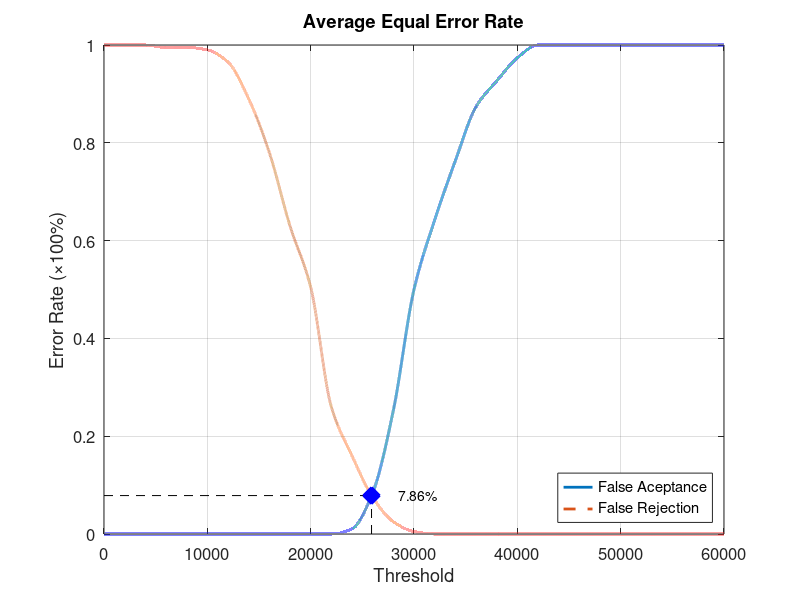
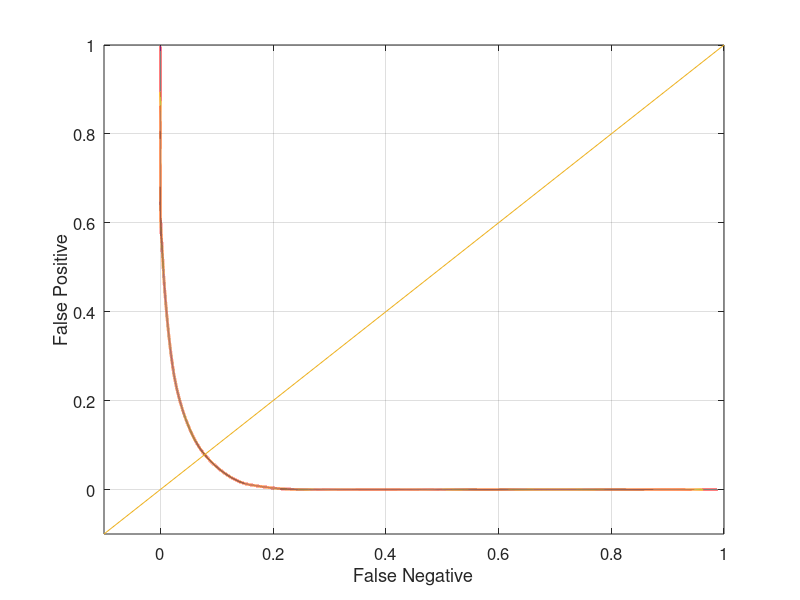

Write the MATLAB code that produced these figures, in order.
function yEER = Database1_3
close all;
clear;
clc;
x = 0:2000:60000;
xq = 0:0.5:60000;

y0 = [0 0 0 0 0 0 0 0 0 0 0 0 0.0105263 0.0842105 0.252632 0.5 0.642105 0.763158 0.873684 0.926316 0.973684 1 1 1 1 1 1 1 1 1 1];
yy0 = interp1(x, y0, xq, 'pchip');
y1 = [1 1 1 0.995 0.995 0.99 0.965 0.89 0.78 0.63 0.505 0.26 0.16 0.075 0.025 0.005 0 0 0 0 0 0 0 0 0 0 0 0 0 0 0];
yy1 = interp1(x, y1, xq, 'pchip');

% Calculating EER: 
y2 = abs(y0 - y1);
find(y2 == min(y2))
yy2 = abs(yy0 - yy1);
xEER = find(yy2 == min(yy2));
xEERIndex = xq(xEER) % X-axis EER
yEER = yy0(xEER) % Y-axis EER

main = figure
plot(xq, yy0,'-','LineWidth', 2);	hold on
plot(xq, yy1,'--','LineWidth', 2);	hold on
plot([xEERIndex xEERIndex], [0 yEER], 'k--');	hold on
plot([0 xEERIndex], [yEER yEER], 'k--');	hold on
plot(xEERIndex, yEER, 'bx', 'LineWidth', 10);	hold on
text(xEERIndex + 10 * xEERIndex / 100, yEER, [num2str(round((10000 * yEER)) / 100) '%'])
legend('False Aceptance', 'False Rejection', 'Location', 'SouthEast')
xlabel('Threshold')
ylabel('Error Rate (\times100%)')
title('Average Equal Error Rate')
set(gca, 'FontSize', 12)
axis([0 60000 0 1])
grid on

print(main, 'Database1_3Main', '-dpng');
FNRxFPR = figure('Color', [1 1 1]);
plot(yy1, yy0, '-', yy1, yy0, 'LineWidth', 2);
hold on
y = -0.1:0.1:1
plot(y, y); 
set(gca, 'FontSize', 12)
xlabel('False Negative')
ylabel('False Positive')
axis([-0.1 1 -0.1 1])
set(gca, 'FontSize', 12)
grid on

print(FNRxFPR, 'Database1_3FNRxFPR','-dpng');
end
